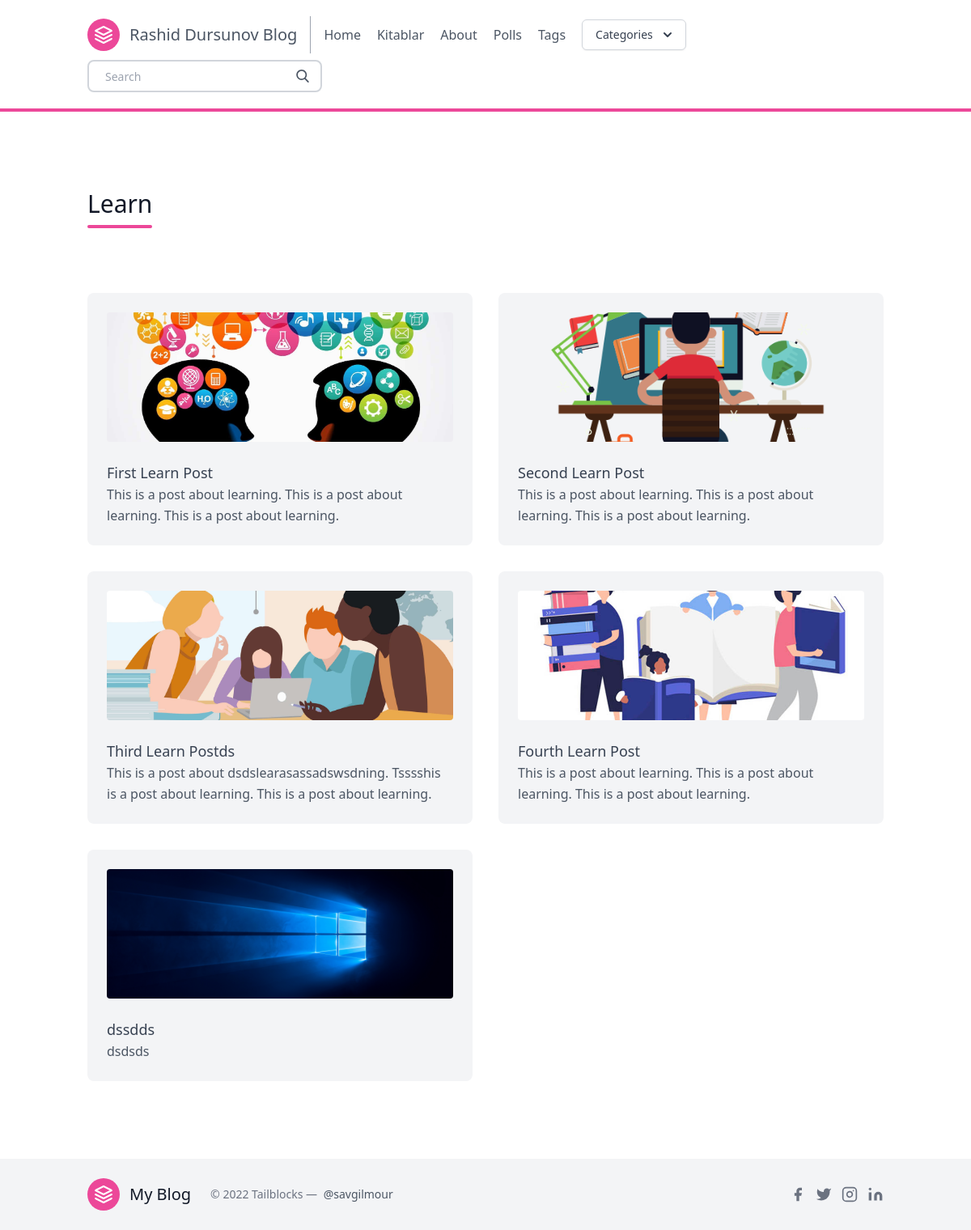
Page /postlist/learn/ on the committed database.
### posts/models.py (models this page shows, shortened)
class Category(models.Model):
    title = models.CharField(max_length=20)
    subtitle = models.CharField(max_length=20)
    slug = models.SlugField()
    thumbnail = models.ImageField()

class Post(models.Model):
    title = models.CharField(max_length=100)
    slug = models.SlugField()
    overview = models.TextField()
    timestamp = models.DateTimeField(auto_now_add=True)
    content = models.TextField()
    author = models.ForeignKey(Author, on_delete=models.CASCADE)
    thumbnail = models.ImageField()
    categories = models.ManyToManyField(Category)
    featured = models.BooleanField()
    view_count = models.IntegerField(default=0)
    tags = models.ManyToManyField('Tag',blank=True,related_name='posts')
    likes = models.ManyToManyField(User, blank=True,related_name='post_likes')
    favourites = models.ManyToManyField(User,blank=True,related_name='post_favourites')
    updated_at = models.DateTimeField(auto_now=True)
    reports=models.ManyToManyField(User, blank=True,related_name='post_reports')

### posts/views.py (the view)
# urls.py: path('postlist/<slug>/', postlist, name = 'postlist'),
def postlist (request,slug):
    category = Category.objects.get(slug = slug)
    posts = Post.objects.filter(categories__in=[category])
    context = {
        'posts': posts,
        'category': category,
    }
    return render(request, 'post_list.html', context)

### posts/templatetags/markdown_extras.py (called while the page is built)
@register.simple_tag
def get_categories():
    return Category.objects.all()[0:3]

### templates/post_list.html (shortened to what this page needs)
{% extends 'base.html' %}
{% block content %}
<section class="text-gray-600 body-font">
    <div class="container px-5 py-24 mx-auto">
      <div class="flex flex-wrap w-full mb-20">
        <div class="lg:w-1/2 w-full mb-6 lg:mb-0">
          <h1 class="sm:text-3xl text-2xl font-medium title-font mb-2 text-gray-900">
            {{ category.title }}</h1>
          <div class="h-1 w-20 bg-pink-500 rounded"></div>
        </div>
      </div>
      <div class="flex flex-wrap -m-4">
       {% for post in posts %}
        <div class="xl:w-1/4 md:w-1/2 p-4">
          <div class="bg-gray-100 p-6 rounded-lg">
            <img class="h-40 rounded w-full object-cover object-center mb-6" src="{{ post.thumbnail.url }}" alt="content">
            <a href="{% url 'post' post.slug %}" h2 class="rounded-lg transition ease-in-out delay-150 hover:-translate-y-1 hover:scale-110 hover:bg-pink-300 duration-300 text-lg text-gray-700 font-medium title-font mb-4">
              {{ post.title }}</a>
            <p class="leading-relaxed text-base">
              {{ post.overview }}</p>
          </div>
        </div>
       {% endfor %}
      </div>
    </div>
</section>
{% endblock content %}

### rows in the picture
Category: title "Learn"
Post: thumbnail (picture), title "First Learn Post", overview "This is a post about learning. This is a post about learning. This is a post about learning."
Post: thumbnail (picture), title "Second Learn Post", overview "This is a post about learning. This is a post about learning. This is a post about learning."
Post: thumbnail (picture), title "Third Learn Postds", overview "This is a post about dsdslearasassadswsdning. Tsssshis is a post about learning. This is a post about learning."
Post: thumbnail (picture), title "Fourth Learn Post", overview "This is a post about learning. This is a post about learning. This is a post about learning."
Post: thumbnail (picture), title "dssdds", overview "dsdsds"
